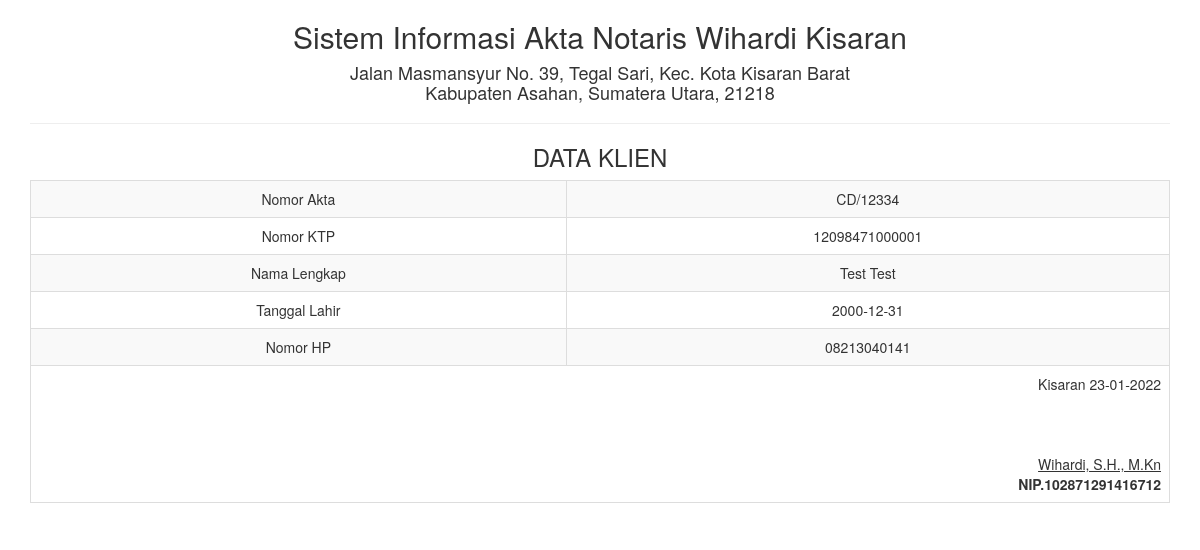
The app's page /report/peminjaman_satu.php?id=9 with its own data.
### tables this page shows
CREATE TABLE `klien` (
  `no_akta` varchar(50) NOT NULL,
  `no_ktp` varchar(50) NOT NULL,
  `nama` varchar(50) NOT NULL,
  `tgl_lahir` varchar(25) NOT NULL,
  `no_hp` varchar(25) NOT NULL,
  `id` int(5) NOT NULL
);

### report/peminjaman_satu.php (the view, shortened to what this page needs)
<!DOCTYPE html>
<html>
    <head>
        <link href="../Assets/css/bootstrap.min.css" rel="stylesheet" type="text/css"/>
    </head>
    <body onload="print()">
        <?php
        include '../config/koneksi.php';
        $sql = "SELECT * FROM klien WHERE id='" . $_GET ['id'] . "'";
        $query = mysqli_query($koneksi, $sql) or die("SQL Detail error");
        $data = mysqli_fetch_array($query);
        ?>
        <div class="container">
            <div class='row'>
                <div class="col-sm-12">
                    <div class="text-center">
                        <h2>Sistem Informasi Akta Notaris Wihardi Kisaran  </h2>
                        <h4>Jalan Masmansyur No. 39, Tegal Sari, Kec. Kota Kisaran Barat <br>  Kabupaten Asahan, Sumatera Utara, 21218</h4>
                        <hr>
                        <h3>DATA KLIEN </h3>
                        <table class="table table-bordered table-striped table-hover">
                            <tbody>
								<tr>
                                    <td>Nomor Akta</td> <td><?= $data['no_akta'] ?></td>
                                </tr>
                                <tr>
                                    <td>Nomor KTP</td> <td><?= $data['no_ktp'] ?></td>
                                </tr>
                                <tr>
                                    <td>Nama Lengkap</td> <td><?= $data['nama'] ?></td>
                                </tr>
                                <tr>
                                    <td>Tanggal Lahir</td> <td><?= $data['tgl_lahir'] ?></td>
                                </tr>
								<tr>
                                    <td>Nomor HP</td> <td><?= $data['no_hp'] ?></td>
                                </tr>
                            </tbody>
                            <tfoot>
                                <tr>
                                    <td colspan="2" class="text-right">
                                        Kisaran  <?= date("d-m-Y") ?>
                                        <br><br><br><br>
                                        <u>Wihardi, S.H., M.Kn<strong></u><br>
                                        NIP.102871291416712
									</td>
								</tr>
							</tfoot>
                        </table>
                    </div>
                </div>
            </div>
    </body>
</html>

### records on screen
klien: no_akta "CD/12334", no_ktp "12098471000001", nama "Test Test", tgl_lahir "2000-12-31", no_hp "08213040141"
